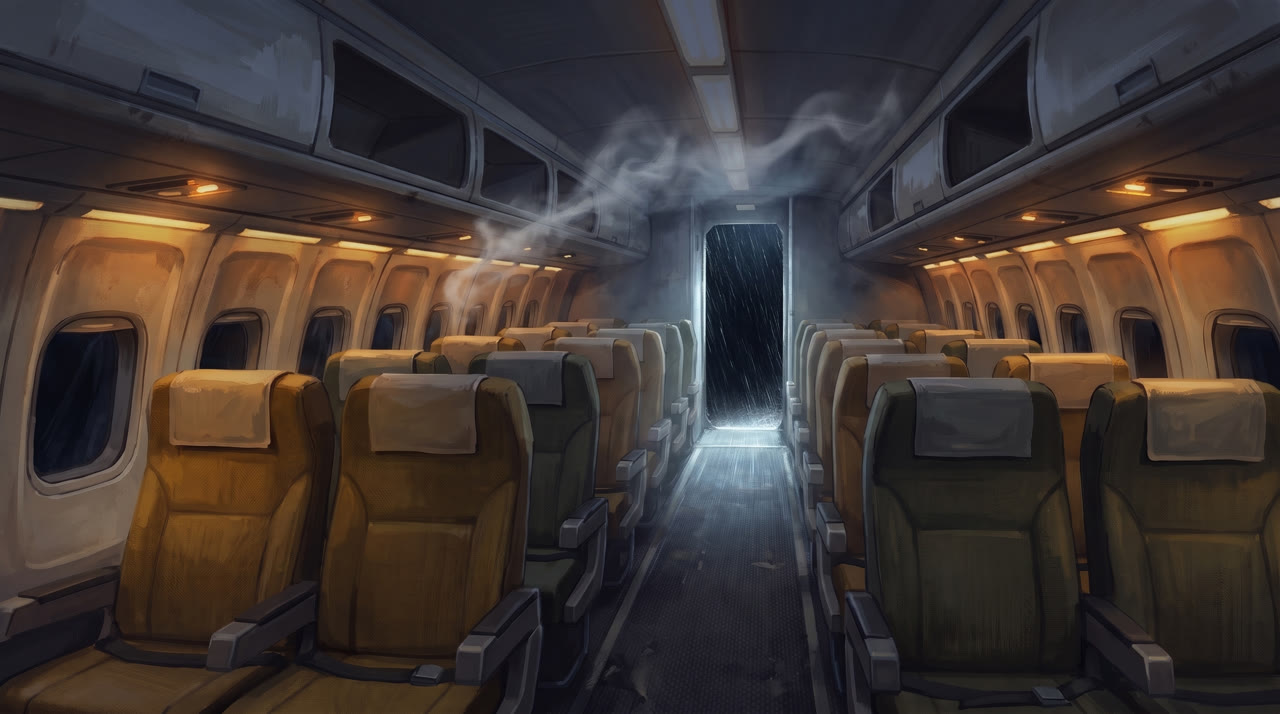
#> input picture DB_COOPER/02_VISUAL/shot_list_v001/final_jpg/SH_102.jpg, 1280 x 714 px
$ python -i make_thumbnails_v3.py   (imports and definitions only)
#> lines starting #> are read from the running program, lines starting #| are printed output that depends on the picture; after the words box and inside, x2 and y2 are one past the last pixel; in counts of white or black regions, pixels touching at a corner belong together
"""D.B. Cooper thumbnails, style v003 ("case file"), built from a study of the niche's top outliers (23 Nov 2026).

What the high-performing D.B. Cooper / unsolved-mystery thumbnails share, and what this style takes from them:
  - the name "D.B. COOPER" (or "THE D.B. COOPER CASE") is on the thumbnail;
  - heavy condensed type (Anton, OFL), white with a thick black outline, readable at mobile size;
  - one key phrase on a solid highlight box (yellow with black text), plus a red tag/label;
  - a red arrow and/or red circle pointing at the clue in the picture;
  - punchy, high-contrast picture, darker edges.
Kept from our own rules: no faces, no fake "breaking news" banners, every claim is a fact from the film.

Usage: python3 -I make_thumbnails_v3.py DB_COOPER_ROOT OUT_DIR [NAME,NAME...]
"""
import math
import os
import sys

from PIL import Image, ImageDraw, ImageEnhance, ImageFilter, ImageFont

# [1 line that did not run here, left out]
ONLY = set(sys.argv[3].split(",")) if len(sys.argv) > 3 else None
# [1 line not run here, left out]
# [1 line that did not run here, left out]
# [1 line that did not run here, left out]
ANTON = os.path.join(os.path.dirname(os.path.abspath(__file__)), "fonts/Anton-Regular.ttf")
W, H = 1280, 720
WHITE, BLACK, RED, YELLOW = (255, 255, 255), (0, 0, 0), (214, 38, 32), (255, 212, 0)


def font(size):
    return ImageFont.truetype(ANTON, size)


# [18 lines left out: function picture, not called in this run]


def shade(im, box, strength=170):
    """Soft dark patch behind a text area so white type always reads."""
    m = Image.new("L", (W, H), 0)
    x0, y0, x1, y1 = box
    ImageDraw.Draw(m).rounded_rectangle((x0, y0, x1, y1), radius=60, fill=strength)
    m = m.filter(ImageFilter.GaussianBlur(60))
    return Image.composite(Image.new("RGB", (W, H), (0, 0, 0)), im, m)


# [18 lines left out: functions outlined, boxed, not called in this run]


def tag(d, xy, text, size=44):
    return boxed(d, xy, text, size, bg=RED, fg=WHITE, pad=(16, 8))


# [12 lines left out: function arrow, not called in this run]


def ring(d, box, width=12):
    d.ellipse(box, outline=BLACK, width=width + 8)
    d.ellipse(box, outline=RED, width=width)


# [43 lines left out: functions t6, t7, t8, t9, not called in this run]


# [1 line that did not run here, left out]


# [14 lines left out: function sketch, not called in this run]


def t10(im):  # the sketch + the 727 at night
    im = shade(im, (440, 400, 1180, 720), 190)
    im = sketch(im, 26, 24, 672)
    d = ImageDraw.Draw(im)
    outlined(d, (530, 425), "D.B. COOPER", 142)
    boxed(d, (536, 600), "NEVER FOUND.", 76)
    ring(d, (720, 330, 870, 470), width=10)
    return im


# [10 lines left out: function t11, not called in this run]


DESIGNS = [("T6_jumped_from_here", "SH_102.png", t6), ("T7_5800_in_the_sand", "SH_1303.png", t7),
           ("T8_who_was_db_cooper", "SH_2001.png", t8), ("T9_jumped_never_found", "BG3_727_night.png", t9),
           ("T10_sketch_never_found", "BG3_727_night.png", t10), ("T11_sketch_from_here", "SH_102.png", t11)]

# [7 lines not run here, left out]

>>> import cv2
>>> picture = cv2.imread('../../02_VISUAL/shot_list_v001/final_jpg/SH_102.jpg', cv2.IMREAD_GRAYSCALE)
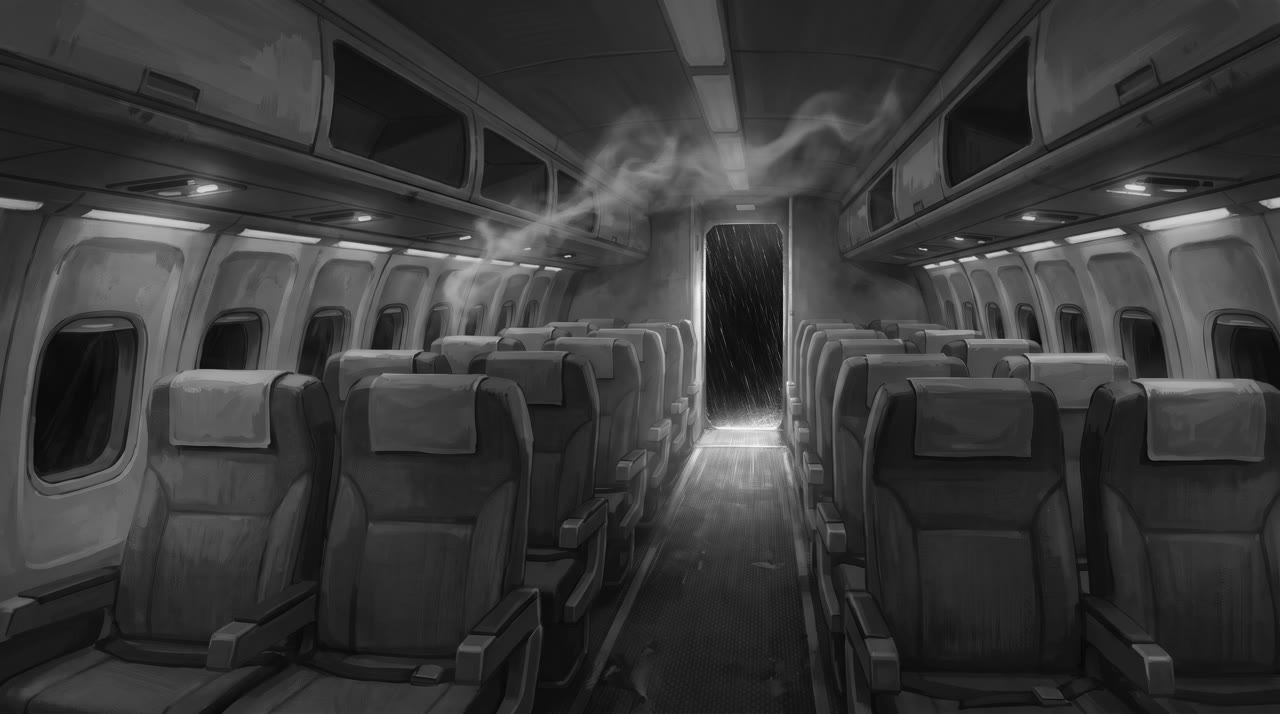
#> picture: shape (714, 1280); min 4, max 253, mean 57.3
>>> result = t10(picture)
#> in shade, `m = Image.new("L", (W, H), 0)`: m: PIL image 1280x720 L; every value is 0
#> in shade, `ImageDraw.Draw(m).rounded_rectangle((x0, y0, x1, y1), radius=60, fill=..`:
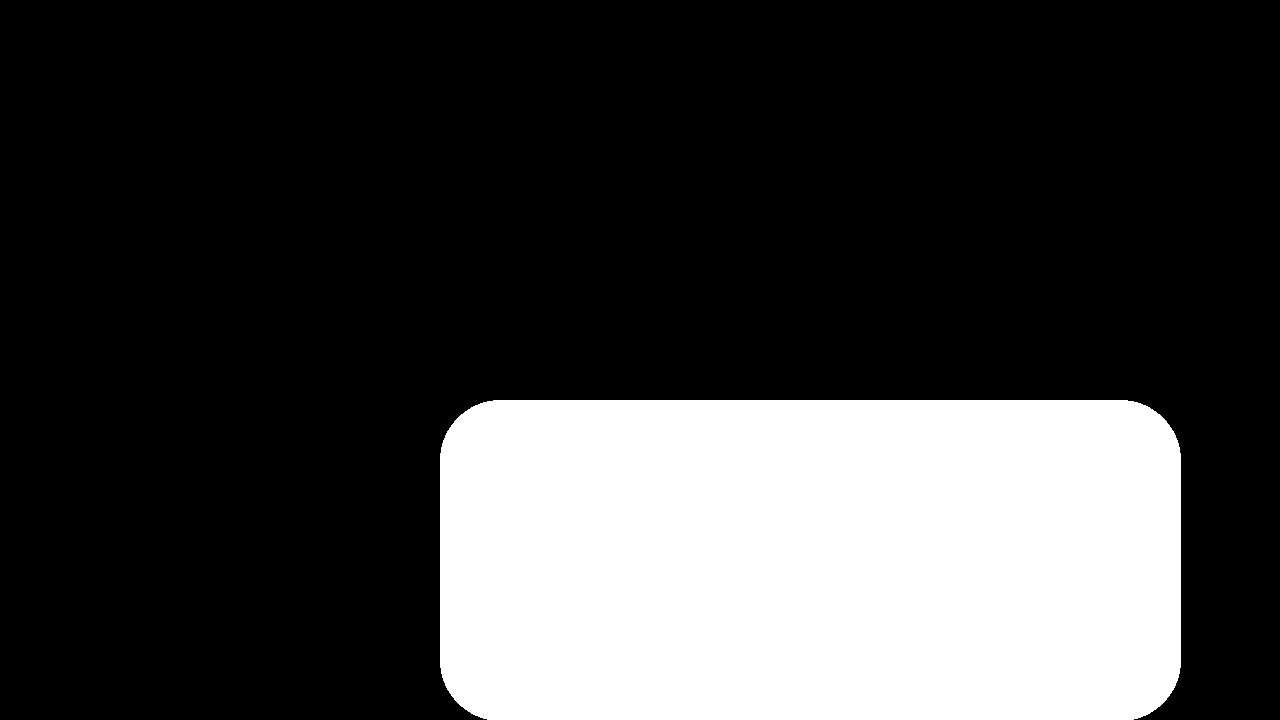
#> m: PIL image 1280x720 L; values 0 (black) and 190 (white), 25.4% white; 1 white region, box (x1, y1, x2, y2) and area: (440, 400, 1181, 720) 234082
#> in shade, `m = m.filter(ImageFilter.GaussianBlur(60))`:
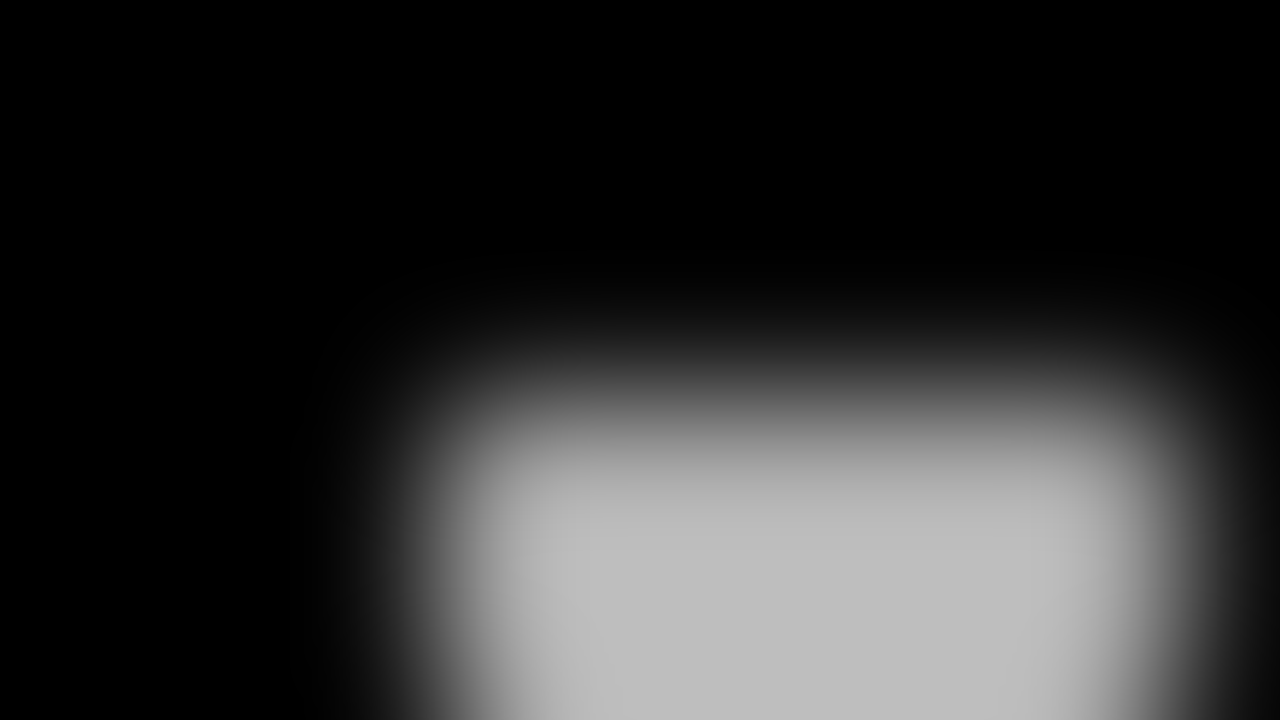
#> m: PIL image 1280x720 L; min 0, max 190, mean 48
#> (the run stopped early here; a loop or call above may not have finished)

$ run again, on DB_COOPER/02_VISUAL/shot_list_v001/final_jpg/SH_1002.jpg
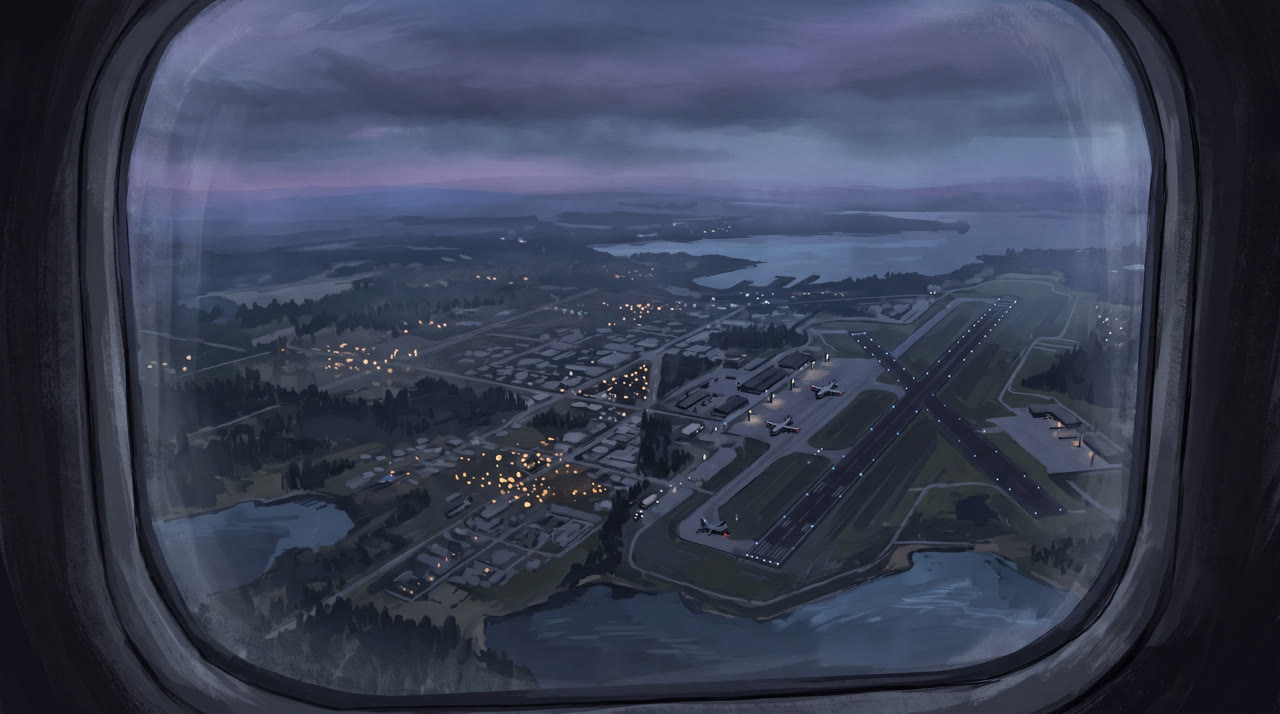
#> input picture DB_COOPER/02_VISUAL/shot_list_v001/final_jpg/SH_1002.jpg, 1280 x 714 px
#> `picture = cv2.imread('../../02_VISUAL/shot_list_v001/final_jpg/SH_102...`:
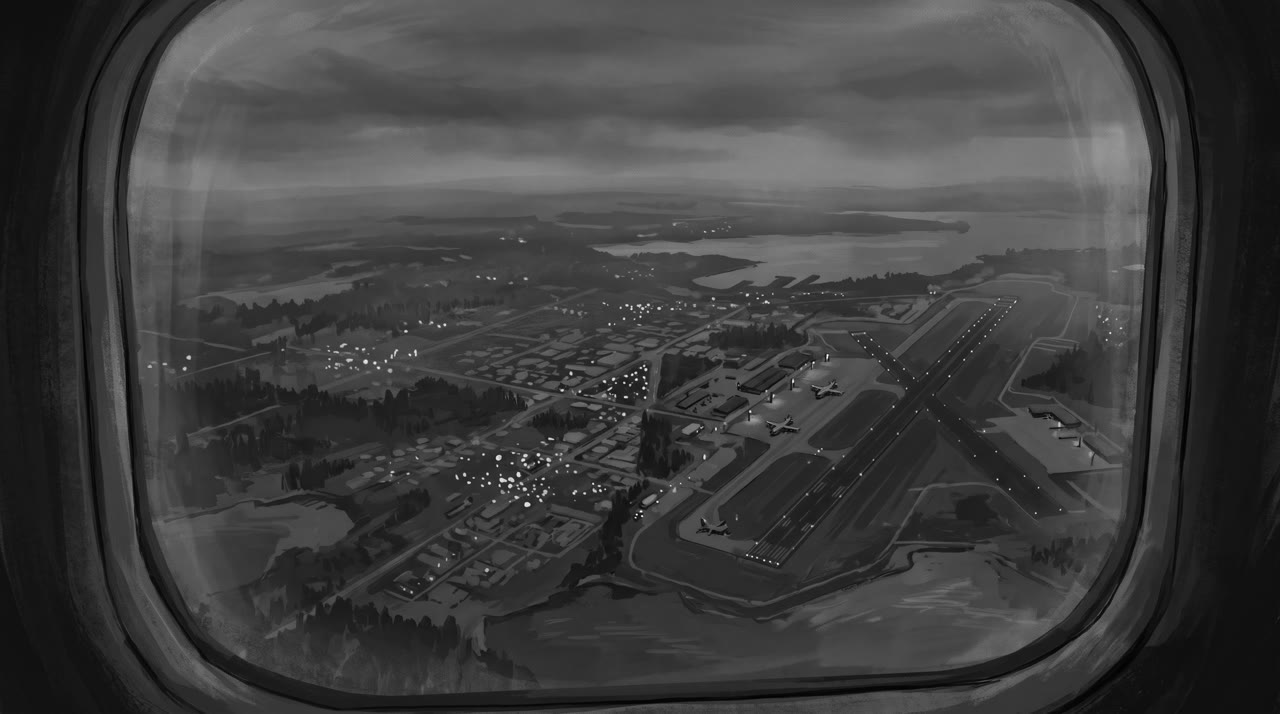
#> picture: shape (714, 1280); min 0, max 255, mean 63

$ run again, on DB_COOPER/02_VISUAL/shot_list_v001/final_jpg/SH_1003.jpg
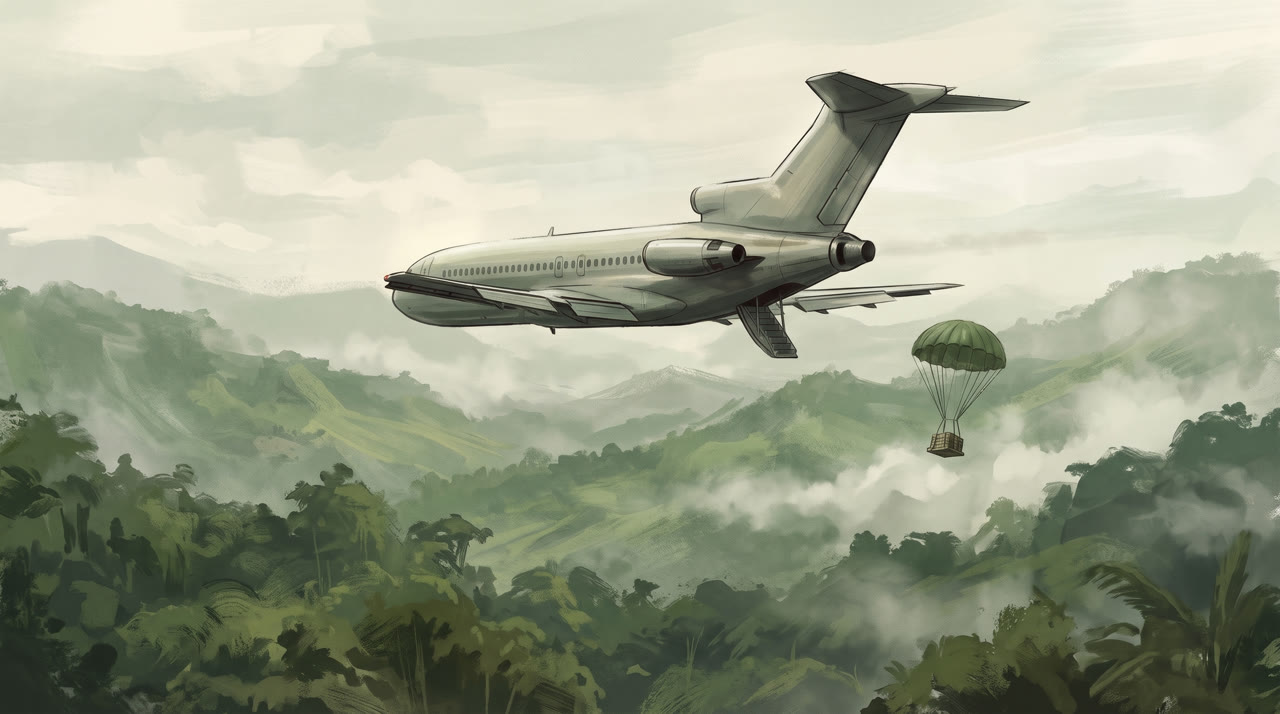
#> input picture DB_COOPER/02_VISUAL/shot_list_v001/final_jpg/SH_1003.jpg, 1280 x 714 px
#> `picture = cv2.imread('../../02_VISUAL/shot_list_v001/final_jpg/SH_102...`:
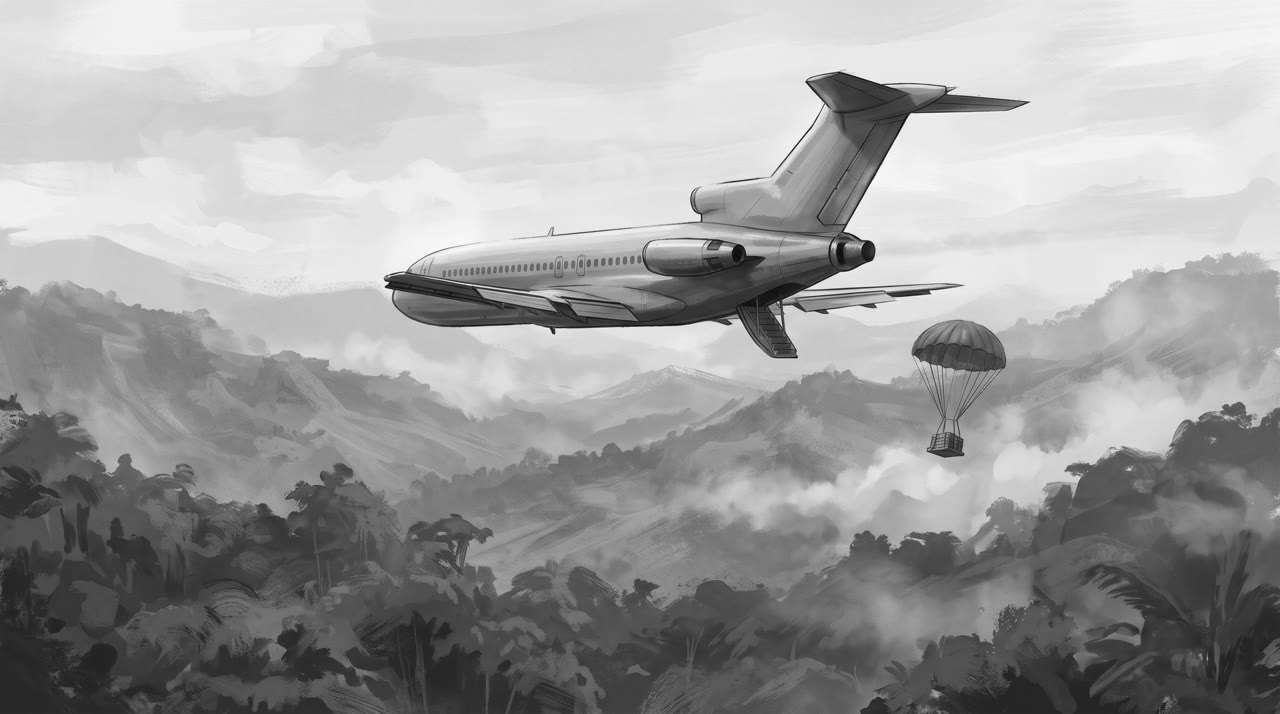
#> picture: shape (714, 1280); min 7, max 255, mean 158.4
